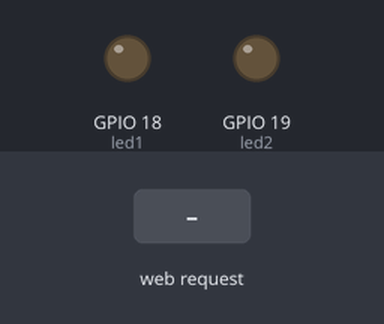
Bench run of a program on a simulated ESP32. Parts: output pins drawn as LEDs (lit = HIGH). The test bench sets the inputs (shaded band). WiFi joins after 1.5 s; servers stay silent unless stated; not simulated (calls return 0 or success): secrets.h; what the program prints to the serial monitor is not drawn.

Above: at 3.7 s.
3.8 s: HTTP request GET /tor?nr=1&auf=1 received
At 4.7 s:
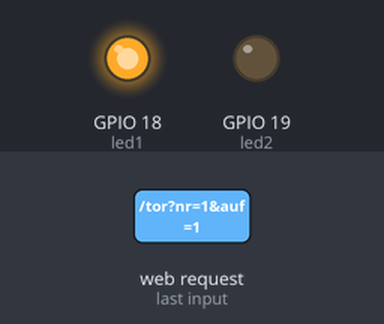
Timing chart, 0 to 6.8 s (numbered marks = the images above; inputs shaded):
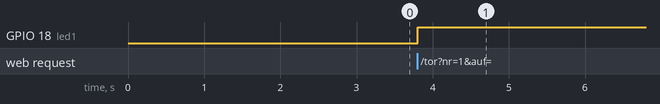

The program:

main.cpp
```cpp
#include <Arduino.h>
#include <WiFi.h>
#include <WebServer.h>
#include "serialOut.h"
#include "main_wifi.h"
#include "main.h"


int led1 = 18;
int led2 = 19;
int button1 = 16;
int button2 = 4;

bool torEinsAuf = false;
bool torZweiAuf = false;

bool torEinsAufVorher = false;
bool torZweiAufVorher = false;


void setup()
{
  serialSetup();
  pinMode(led1, OUTPUT);
  pinMode(led2, OUTPUT);
  pinMode(button1, INPUT_PULLUP);
  pinMode(button2, INPUT_PULLUP);
  wifiVerbinden();
  startServer();
}

void loop()
{
  // checkButtonStates();
  handleGarageDoors();
  server.handleClient(); // Webserver-Loop
}

void checkButtonStates()
{
  torEinsAuf = !digitalRead(button1);
  torZweiAuf = !digitalRead(button2);
}

void handleGarageDoors()
{
  digitalWrite(led1, torEinsAuf);
  digitalWrite(led2, torZweiAuf);

  if (torEinsAuf != torEinsAufVorher)
  {
    meldeWechsel("Tor 1", torEinsAuf, torEinsAufVorher);
  }

  if (torZweiAuf != torZweiAufVorher)
  {
    meldeWechsel("Tor 2", torZweiAuf, torZweiAufVorher);
  }
}

void meldeWechsel(const char *name, bool aktuell, bool &vorher)
{
  if (aktuell != vorher)
  {
    Serial.println(String(name) + (aktuell ? ": Auf" : ": Zu"));
    vorher = aktuell;
  }
}
```

main.h
```cpp
#pragma once
void handleGarageDoors();
void checkButtonStates();
void meldeWechsel(const char *name, bool aktuell, bool &vorher);
extern bool torEinsAuf;
extern bool torZweiAuf;
```

main_wifi.cpp
```cpp
#include <WiFi.h>
#include <WebServer.h>
#include "main_wifi.h"
#include "secrets.h"
#include "serialOut.h"
#include "main.h"

WebServer server(80);

void wifiVerbinden()
{
    WiFi.mode(WIFI_STA); // ESP32 als normaler WLAN-Teilnehmer
    WiFi.begin(WLAN_SSID, WLAN_PASSWORT);
    Serial.println("Verbinde WLAN...");
    Serial.println();
    while (WiFi.status() != WL_CONNECTED)
    {
        delay(500);
        Serial.print(".");
    }
    Serial.println();
    Serial.println(WiFi.localIP()); // diese IP brauchst du später
}

void startServer()
{
    server.on("/tor", handleTor); // /tor ist die URL, die der ESP32 aufruft, wenn er das Tor öffnen soll
    server.begin();               // Webserver starten
    Serial.println("Server gestartet");
    server.send(200, "text/plain", "OK"); // Antwort an den Sender
}

void handleTor() // wird bei Aufruf von /tor ausgeführt
{
    if (!server.hasArg("nr") || !server.hasArg("auf"))
    {
        server.send(400, "text/plain", "Fehler: Parameter nr und/oder auf fehlen");
        return;
    }

    int nr = server.arg("nr").toInt();   // 1 = Tor 1 | 2 = Tor 2
    int auf = server.arg("auf").toInt(); // 1 = auf   | 0 = zu

    if (nr < 1 || nr > 2 || auf < 0 || auf > 1)
    {
        server.send(400, "text/plain", "Fehler: Ungueltige Tor-Nummer oder Parameter");
        return;
    }

    if (nr == 1)
    {
        torEinsAuf = (auf == 1);
        Serial.println(torEinsAuf ? "Tor 1 geht auf" : "Tor 1 geht zu");
    }
    else
    {
        torZweiAuf = (auf == 1);
        Serial.println(torZweiAuf ? "Tor 2 geht auf" : "Tor 2 geht zu");
    }

    server.send(200, "text/plain", "OK");
}
```

main_wifi.h
```cpp
void wifiVerbinden();
void startServer();
void handleTor();
extern WebServer server;
```

serialOut.cpp
```cpp
#include <Arduino.h>
#include <serialOut.h>

void serialSetup()
{
  // Serielle Verbindung starten - zeigt uns Debug-Ausgaben
  // im "Serial Monitor" von PlatformIO an
  Serial.begin(115200);
  Serial.println("setup");
  delay(1000); // Kurze Pause, damit der serielle Monitor Zeit hat, sich zu verbinden
  Serial.println();
  Serial.println("=================================");
  Serial.println("Garagentor-Projekt - Setup-Test");
  Serial.println("=================================");
  Serial.println("Wenn du das hier liest, funktioniert:");
  Serial.println("  - PlatformIO Build");
  Serial.println("  - Upload/Simulation");
  Serial.println("  - Serielle Kommunikation");
  Serial.println("Garagentor Test:");
  Serial.println("===============================");
}
```

serialOut.h
```cpp
void serialSetup();
```

Measured:
- after the input at 3.8 s, GPIO 18 (led1): LOW → HIGH at once
